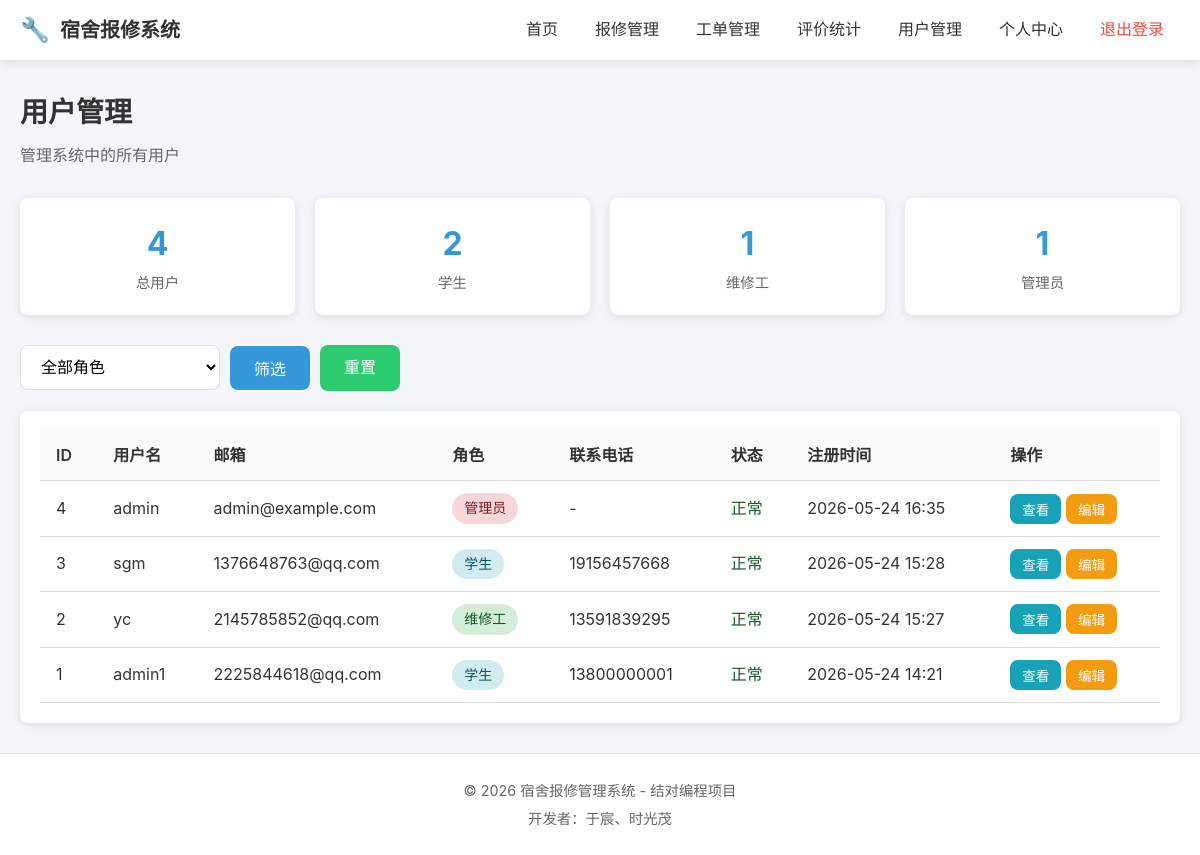
Page /users/manage/ (signed in) on the committed database.
### users/models.py (models this page shows, shortened)
class User(AbstractUser):
    ROLE_CHOICES = [
        ('student', '学生'),
        ('worker', '维修工'),
        ('admin', '管理员'),
    ]
    role = models.CharField('角色', max_length=20, choices=ROLE_CHOICES, default='student')
    phone = models.CharField('联系电话', max_length=20, blank=True, default='')
    dorm_building = models.CharField('宿舍楼', max_length=50, blank=True, default='')
    dorm_room = models.CharField('宿舍房间号', max_length=20, blank=True, default='')
    specialty = models.CharField('维修专长', max_length=50, blank=True, default='')
    class Meta:
        db_table = 'users'
        verbose_name = '用户'
        verbose_name_plural = '用户'
    def is_admin(self):
        return self.role == 'admin'

### users/views.py (the view)
# urls.py: path('manage/', views.user_manage, name='user_manage'),
@login_required
def user_manage(request):
    if not request.user.is_admin():
        messages.error(request, '权限不足')
        return redirect('index')
    role = request.GET.get('role', '')
    users = User.objects.all().order_by('-date_joined')
    if role:
        users = users.filter(role=role)
    paginator = Paginator(users, 10)
    page = request.GET.get('page', 1)
    page_obj = paginator.get_page(page)
    context = {
        'page_obj': page_obj,
        'current_role': role,
        'total_users': User.objects.count(),
        'total_students': User.objects.filter(role='student').count(),
        'total_workers': User.objects.filter(role='worker').count(),
        'total_admins': User.objects.filter(role='admin').count(),
    }
    return render(request, 'users/user_manage.html', context)

### templates/users/user_manage.html (shortened to what this page needs)
{% extends 'base.html' %}
{% block content %}
<div class="page-header">
    <h2>用户管理</h2>
    <p class="text-muted">管理系统中的所有用户</p>
</div>
<div class="stats-row">
    <div class="stat-item">
        <span class="stat-num">{{ total_users }}</span>
        <span class="stat-text">总用户</span>
    </div>
    <div class="stat-item">
        <span class="stat-num">{{ total_students }}</span>
        <span class="stat-text">学生</span>
    </div>
    <div class="stat-item">
        <span class="stat-num">{{ total_workers }}</span>
        <span class="stat-text">维修工</span>
    </div>
    <div class="stat-item">
        <span class="stat-num">{{ total_admins }}</span>
        <span class="stat-text">管理员</span>
    </div>
</div>
<div class="filter-bar">
    <form method="get" class="filter-form">
        <select name="role" class="form-select filter-select">
            <option value="">全部角色</option>
        </select>
        <button type="submit" class="btn btn-primary">筛选</button>
        <a href="{% url 'users:user_manage' %}" class="btn btn-secondary">重置</a>
    </form>
</div>
<div class="card">
    <div class="card-body">
        <table class="table">
            <thead>
                <tr>
                    <th>ID</th>
                    <th>用户名</th>
                    <th>邮箱</th>
                    <th>角色</th>
                    <th>联系电话</th>
                    <th>状态</th>
                    <th>注册时间</th>
                    <th>操作</th>
                </tr>
            </thead>
            <tbody>
                {% for item in page_obj %}
                <tr>
                    <td>{{ item.id }}</td>
                    <td>{{ item.username }}</td>
                    <td>{{ item.email }}</td>
                    <td><span class="badge badge-{{ item.role }}">{{ item.get_role_display }}</span></td>
                    <td>{{ item.phone|default:"-" }}</td>
                    <td>
                        {% if item.is_active %}
                        <span class="status-active">正常</span>
                        {% else %}
                        <span class="status-inactive">禁用</span>
                        {% endif %}
                    </td>
                    <td>{{ item.date_joined|date:"Y-m-d H:i" }}</td>
                    <td>
                        <button class="btn btn-sm btn-info" onclick="viewUser('{{ item.id }}')">查看</button>
                        <button class="btn btn-sm btn-warning" onclick="editUser('{{ item.id }}')">编辑</button>
                    </td>
                </tr>
                {% empty %}
                <tr>
                    <td colspan="8" class="text-center">暂无用户数据</td>
                </tr>
                {% endfor %}
            </tbody>
        </table>
    </div>
</div>
{% endblock %}

### static/css/style.css (style rules this page uses)
* { margin: 0; padding: 0; box-sizing: border-box; }
:root { --primary-color: #3498db; --primary-dark: #2980b9; --secondary-color: #2ecc71; --danger-color: #e74c3c; --warning-color: #f39c12; --text-color: #333; --text-light: #666; --bg-color: #f5f6fa; --white: #fff; --border-color: #ddd; --shadow: 0 2px 10px rgba(0, 0, 0, 0.1); --radius: 8px; }
body { font-family: -apple-system, BlinkMacSystemFont, 'Segoe UI', Roboto, 'Helvetica Neue', Arial, sans-serif; background-color: var(--bg-color); color: var(--text-color); line-height: 1.6; min-height: 100vh; display: flex; flex-direction: column; }
a { text-decoration: none; color: var(--primary-color); transition: color 0.3s; }
.btn { display: inline-block; padding: 10px 24px; border: none; border-radius: var(--radius); font-size: 1rem; font-weight: 500; cursor: pointer; transition: all 0.3s; text-align: center; }
.btn-primary { background: var(--primary-color); color: var(--white); }
.btn-secondary { background: var(--secondary-color); color: var(--white); }
.form-select { width: 100%; padding: 12px 16px; border: 1px solid var(--border-color); border-radius: var(--radius); font-size: 1rem; background: var(--white); cursor: pointer; transition: border-color 0.3s; }
.card { background: var(--white); border-radius: var(--radius); box-shadow: var(--shadow); overflow: hidden; }
.card-body { padding: 20px; }
.table { width: 100%; border-collapse: collapse; }
.table th, .table td { padding: 12px 16px; text-align: left; border-bottom: 1px solid var(--border-color); }
.table th { background: #fafafa; font-weight: 600; color: var(--text-color); }
.badge { display: inline-block; padding: 4px 12px; border-radius: 20px; font-size: 0.875rem; font-weight: 500; }
.badge-student { background: #d1ecf1; color: #0c5460; }
.badge-worker { background: #d4edda; color: #155724; }
.badge-admin { background: #f8d7da; color: #721c24; }
.text-muted { color: var(--text-light); }
.page-header { margin-bottom: 30px; }
.page-header h2 { font-size: 1.75rem; color: var(--text-color); margin-bottom: 8px; }
.stats-row { display: flex; gap: 20px; margin-bottom: 30px; }
.stat-item { background: var(--white); padding: 20px 30px; border-radius: var(--radius); box-shadow: var(--shadow); text-align: center; flex: 1; }
.stat-num { display: block; font-size: 2rem; font-weight: bold; color: var(--primary-color); }
.stat-text { color: var(--text-light); font-size: 0.9rem; }
.filter-bar { margin-bottom: 20px; }
.filter-form { display: flex; gap: 10px; align-items: center; }
.filter-select { width: 200px; }
.status-active { color: #155724; font-weight: 500; }
.btn-sm { padding: 5px 12px; font-size: 0.85rem; }
.btn-info { background: #17a2b8; color: var(--white); }
.btn-warning { background: var(--warning-color); color: var(--white); }

### rows in the picture
User: id "4", username "admin", email "admin@example.com", role "管理员", phone "-", is_active "正常", date_joined "2026-05-24 16:35"
User: id "3", username "sgm", email "1376648763@qq.com", role "学生", phone "19156457668", is_active "正常", date_joined "2026-05-24 15:28"
User: id "2", username "yc", email "2145785852@qq.com", role "维修工", phone "13591839295", is_active "正常", date_joined "2026-05-24 15:27"
User: id "1", username "admin1", email "2225844618@qq.com", role "学生", phone "13800000001", is_active "正常", date_joined "2026-05-24 14:21"

### other values in the picture
{{ total_users }} "4"
{{ total_students }} "2"
{{ total_workers }} "1"
{{ total_admins }} "1"
